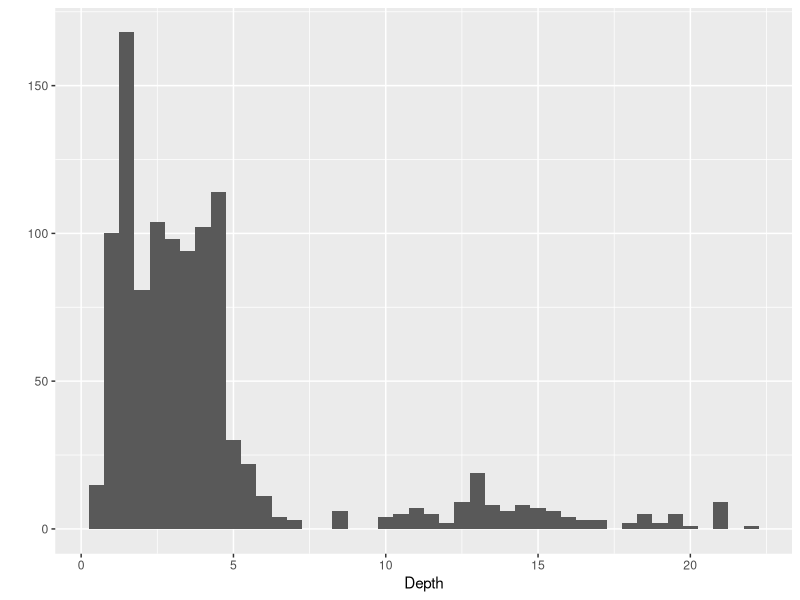
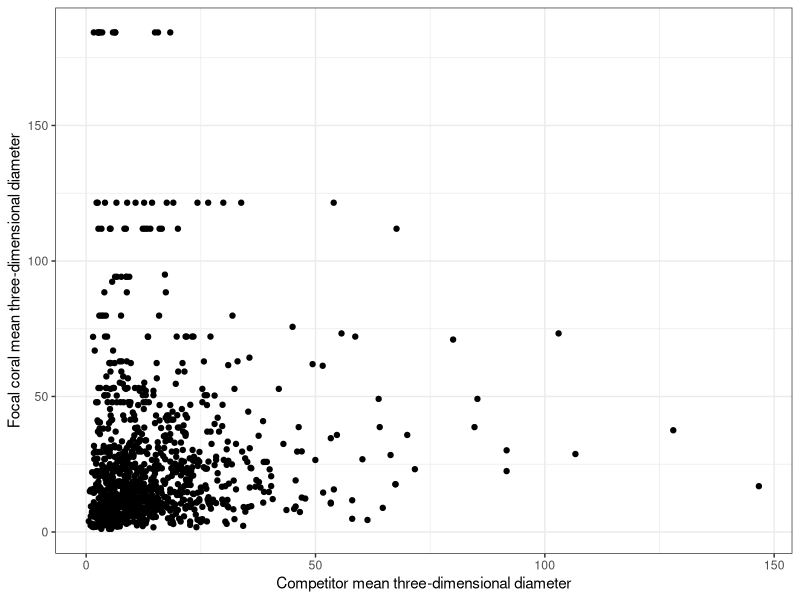
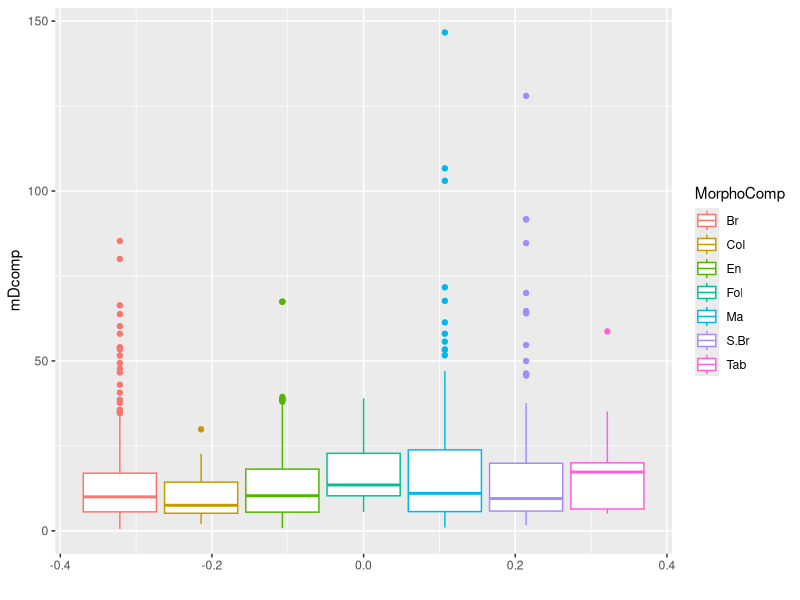
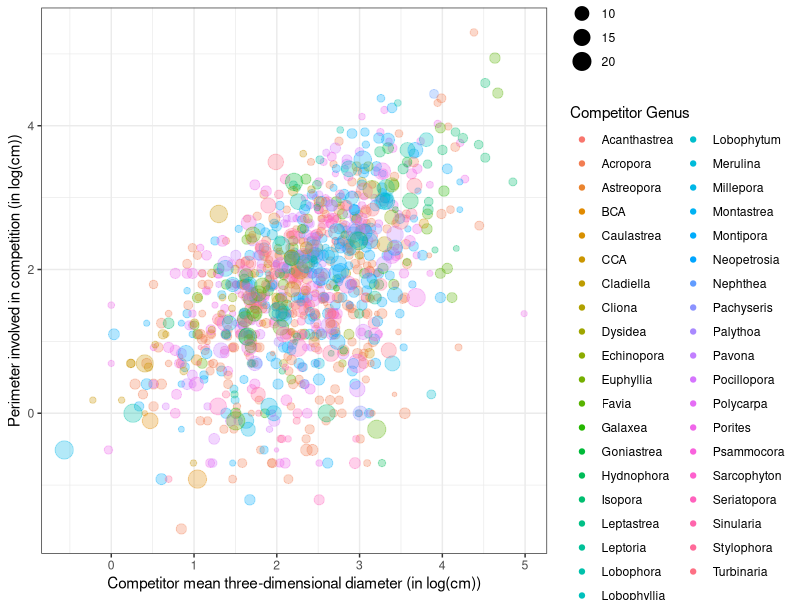
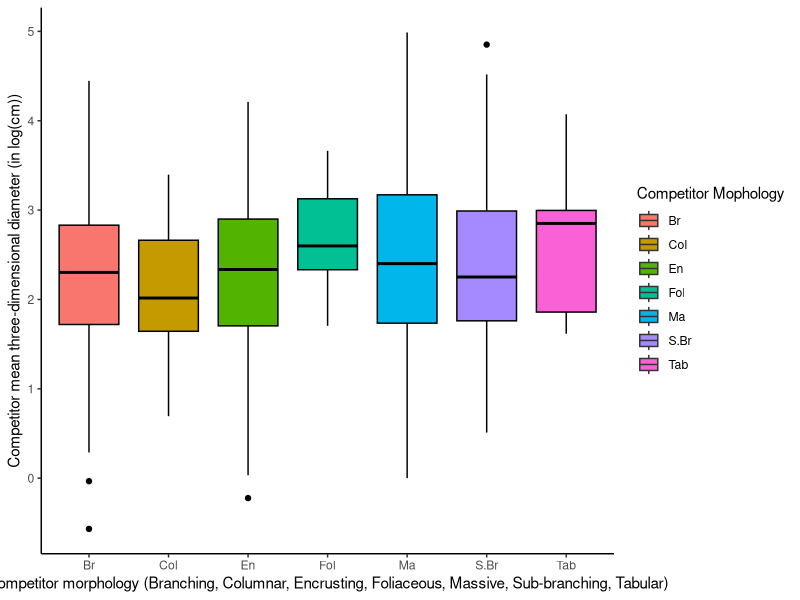

The R source for these figures, in order:
# Part 1

# 1. A regular save rewrite the current version of the file. 
#To commit something with Git is similar to saving but it allows for version control tracking.
#Each commit acts as a record the can be gone back too or used to restore work
#Branching allows for two separate commit history to exist in parallel.
#This branched versions can then be merge into the same commit file. 

# 2. Commits through Git allow for version control which can be shared with other users.
#It is also an easy way to track changes.

# 3. .gitignore contains files that Git has been told by the user to ignore. 
#This includes any the user does not committed into the GitHub repository.
#This means it will not show up in the official version.

# 4. You would 'push' our official version of containing your Git files to GitHub 
#and 'pull' changes from GitHub to synchronize with your version.

# 5. Git a version control program allowing for commits 
#is a local repository where GitHub is an online repository where
#files can be pushed and pulled from. This allows for multiple people to work on
#the same git repository


# 6. @JoelSagman

#Part 2 
#Kayal, Mohsen; Adjeroud, Mehdi (2022), Data from: 
# the war of corals: patterns, drivers, and implications 
#of changing coral competitive performances across reef environments, 
#Dryad, Dataset, https://doi.org/10.5061/dryad.98sf7m0kn

#Note - I could not figure out how to change the latitude and longitude into a format that would import into R
# I remove them from the data set



CorData<-read.csv("Data_TheWarOfCorals.csv") # import data set from project
str(CorData) # examine structure of variables
library(ggplot2)

# 1.
qplot(x=Depth, data=CorData, binwidth=0.5) # quick frequency plot of depth in meters to examine the variable

# 2.
(BivPlot1<-ggplot(CorData, aes(x=mDcomp, y=mDcoral)) + # bivariate plot of focal coral mean three-dimensional diameter (in cm) and ompetitor mean three-dimensional diameter (in cm)
    geom_point() +
    labs(y="Focal coral mean three-dimensional diameter", 
         x="Competitor mean three-dimensional diameter") + 
    theme_bw())

# 3. 
qplot(data=CorData, y=mDcomp, colour=MorphoComp, geom="boxplot") # Boxplot of focal coral mean three-dimensional diameter (in cm) by competitor morphology 

# 4. 
(BivPlot2<-ggplot(CorData, aes(x=log(mDcomp), y=log(InvolvedPerim))) + # bivariate plot of log transformed focal coral mean three-dimensional diameter (in cm) and competitor mean three-dimensional diameter (in cm) data
  geom_point(aes(col=GenusComp, size=Depth, alpha=I(0.3))) +
  labs(y="Perimeter involved in competition (in log(cm))", 
       x="Competitor mean three-dimensional diameter (in log(cm))",
       colour="Competitor Genus") + 
  theme_bw())
  
# 5.
(FullPlot<-ggplot(CorData, aes(x=MorphoComp, y=log(mDcomp))) + #Boxplot of log transformed competitor mean three-dimensional diameter (in cm) by Compitor morphology
    geom_boxplot(aes(colour=I("black"), fill=MorphoComp)) +
    labs(y="Competitor mean three-dimensional diameter (in log(cm))", 
         x="Competitor morphology (Branching, Columnar, Encrusting, Foliaceous, Massive, Sub-branching, Tabular)",
         fill="Competitor Mophology") +
    theme_classic())

